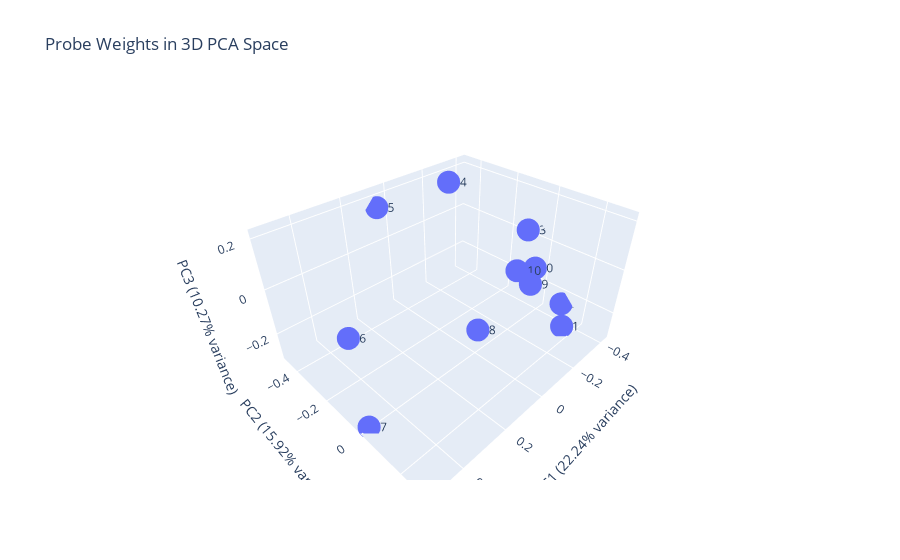

This figure's notebook cell:
### Code cell
from sklearn.decomposition import PCA
import plotly.express as px
import plotly.graph_objects as go
import numpy as np
import pandas as pd

# Convert to numpy for PCA
weights_np = probe_weights.float().cpu().detach().numpy()

# Fit PCA with 3 components
pca = PCA(n_components=3)
weights_pca = pca.fit_transform(weights_np)

# Create a DataFrame for plotly
df = pd.DataFrame({
    'PC1': weights_pca[:, 0],
    'PC2': weights_pca[:, 1], 
    'PC3': weights_pca[:, 2],
    'Point': [str(i) for i in range(len(weights_pca))]
})

# Create 3D scatter plot
fig = px.scatter_3d(df, x='PC1', y='PC2', z='PC3', 
                    text='Point',
                    title='Probe Weights in 3D PCA Space',
                    labels={
                        'PC1': f'PC1 ({pca.explained_variance_ratio_[0]:.2%} variance)',
                        'PC2': f'PC2 ({pca.explained_variance_ratio_[1]:.2%} variance)',
                        'PC3': f'PC3 ({pca.explained_variance_ratio_[2]:.2%} variance)'
                    })

# Update text position
fig.update_traces(textposition='middle right')

# Show the plot
fig.show()

print(f"Total variance explained by first 3 components: {pca.explained_variance_ratio_.sum():.2%}")

### Figure 1 — Plotly figure (JSON) as saved in the notebook; plotly's stock layout.template omitted (floating-point values rounded to 4 significant figures)
{"data": [{"hovertemplate": "PC1 (22.24% variance)=%{x}<br>PC2 (15.92% variance)=%{y}<br>PC3 (10.27% variance)=%{z}<br>Point=%{text}<extra></extra>", "legendgroup": "", "marker": {"color": "#636efa", "symbol": "circle"}, "mode": "markers+text", "name": "", "scene": "scene", "showlegend": false, "text": ["0", "1", "2", "3", "4", "5", "6", "7", "8", "9", "10"], "textposition": "middle right", "type": "scatter3d", "x": [-0.06861, -0.341, -0.4223, -0.4032, -0.2092, 0.06171, 0.3628, 0.5157, 0.3314, 0.1222, 0.05043], "y": [0.1808, 0.1667, 0.1032, -0.0899, -0.357, -0.476, -0.3127, 0.004432, 0.2918, 0.2941, 0.1946], "z": [0.1205, -0.2914, -0.2532, 0.03275, 0.2172, 0.1582, -0.218, -0.3076, 0.1656, 0.2051, 0.1709]}], "layout": {"legend": {"tracegroupgap": 0}, "scene": {"domain": {"x": [0, 1], "y": [0, 1]}, "xaxis": {"title": {"text": "PC1 (22.24% variance)"}}, "yaxis": {"title": {"text": "PC2 (15.92% variance)"}}, "zaxis": {"title": {"text": "PC3 (10.27% variance)"}}}, "title": {"text": "Probe Weights in 3D PCA Space"}}}
